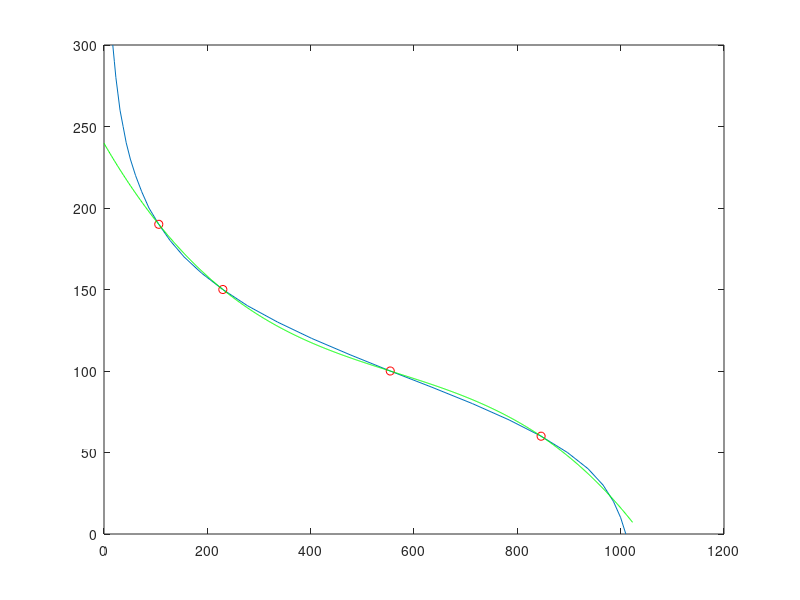

Write MATLAB code to recreate this figure.
   A = [17 , 300 ; % top rating 300C
     20 , 290 ;
     23 , 280 ;
     27 , 270 ;
     31 , 260 ;
     37 , 250 ;
     43 , 240 ;
     51 , 230 ;
     61 , 220 ;
     73 , 210 ;
     87 , 200 ;
    106 , 190 ;
    128 , 180 ;
    155 , 170 ;
    189 , 160 ;
    230 , 150 ;
    278 , 140 ;
    336 , 130 ;
    402 , 120 ;
    476 , 110 ;
    554 , 100 ;
    635 ,  90 ;
    713 ,  80 ;
    784 ,  70 ;
    846 ,  60 ;
    897 ,  50 ;
    937 ,  40 ;
    966 ,  30 ;
    986 ,  20 ;
   1000 ,  10 ;
   1010 ,   0 ];
plot(A(:,1),A(:,2))
hold on
x=0:1023;
%plot(x, -0.25*x+210) %aproksymacja linia prosta, nie dziala
p1 = A(12,:);
x1=p1(1);
y1=p1(2);
p2 = A(16,:);
x2=p2(1);
y2=p2(2);
p3 = A(21,:);
x3=p3(1);
y3=p3(2);
p4 = A(25,:);
x4=p4(1);
y4=p4(2);
plot(x1,y1,'ro');
hold on
plot(x2,y2,'ro');
hold on
plot(x3,y3,'ro');
hold on
plot(x4,y4,'ro');
hold on
Y=[y1;y2;y3;y4];
X=[x1^3 x1^2 x1 1;
    x2^3 x2^2 x2 1;
    x3^3 x3^2 x3 1;
    x4^3 x4^2 x4 1];
wsp=inv(X)*Y;
plot(x, wsp(1)*x.^3+wsp(2)*x.^2+wsp(3)*x+wsp(4),'g')